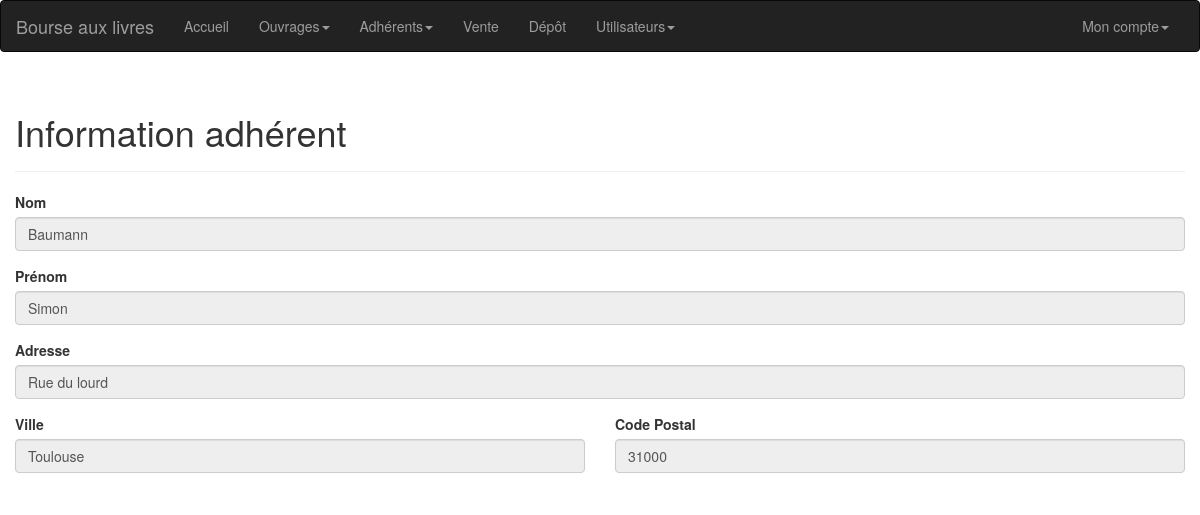
Page /adherent/2 (signed in) on the committed database.
### tables this page shows
CREATE TABLE `adherent` (
  `id` int(11) NOT NULL,
  `nom` varchar(255) NOT NULL,
  `prenom` varchar(255) NOT NULL,
  `adresse` varchar(255) NOT NULL,
  `ville` varchar(255) NOT NULL,
  `code_postal` varchar(255) NOT NULL,
  `date_cotisation` varchar(255) NOT NULL
);

### controleur/adherent.php (called while the page is built, shortened)
<?php
	require_once('modele/m_adherent.php');
	$m_adherent = new m_adherent($base_de_donnee);
	$nom_page = 'Information adhérent';
	if(!empty($url_param[0])) {
		if(preg_match('#^[0-9]{1,}$#', $url_param[0])) {
			$idAdherent = $url_param[0];
		} else { $idAdherent = -1; }
	} else { $idAdherent = -1; }
	if(isset($idAdherent) && $idAdherent != -1) {
		$adherent = $m_adherent->get_adherent($idAdherent);
	}else {
		$codeRetour = 5;
	}
?>

### modele/m_adherent.php (called while the page is built, shortened)
<?php
    class m_adherent{
		private $base_de_donnee;
		public function __construct($base_de_donnee){
			$this->base_de_donnee = $base_de_donnee;
		}
        public function get_adherent($id){
            $get_adherent = $this->base_de_donnee->prepare('SELECT * FROM adherent WHERE id = ?');
            $get_adherent->bindValue(1, $id, PDO::PARAM_INT);
            $get_adherent->execute();
            $retour = $get_adherent->fetch(PDO::FETCH_OBJ);
            return $retour;
        }
    }
?>

### vue/adherent.php (the view, shortened to what this page needs)
<div class="container">
    <div class="row">
        <div class="page-header">
            <h1><?php echo $nom_page; ?></h1>
        </div>
        <?php
            if(isset($adherent)) {
        ?>
            <form method="POST" action="">
                <div class="form-group">
	                <label for="nom">Nom</label>
	                <input type="text" class="form-control" id="nom" name="nom" value="<?php echo $adherent->nom; ?>" disabled>
	            </div>
	            <div class="form-group">
	                <label for="prenom">Prénom</label>
	                <input type="text" class="form-control" id="prenom" name="prenom" value="<?php echo $adherent->prenom; ?>" disabled>
	            </div>
	            <div class="form-group">
	                <label for="adresse">Adresse</label>
	                <input type="text" class="form-control" id="adresse" name="adresse" value="<?php echo $adherent->adresse; ?>"  disabled>
	            </div>
	            <div class="row">
	                <div class="form-group col-xs-6">
	                    <label for="ville">Ville</label>
	                    <input type="text" class="form-control" id="ville" name="ville" value="<?php echo $adherent->ville; ?>"  disabled>
	                </div>
	                <div class="form-group col-xs-6">
	                    <label for="codePostal">Code Postal</label>
	                    <input type="text" class="form-control" id="codePostal" name="codePostal" value="<?php echo $adherent->code_postal; ?>"  disabled>
	                </div>
	            </div>
            </form>
        <?php
            }
        ?>
    </div>
</div>

### rows in the picture
adherent: nom "Baumann", prenom "Simon", adresse "Rue du lourd", ville "Toulouse", codePostal "31000"

### other values in the picture
$nom_page "Information adhérent"
